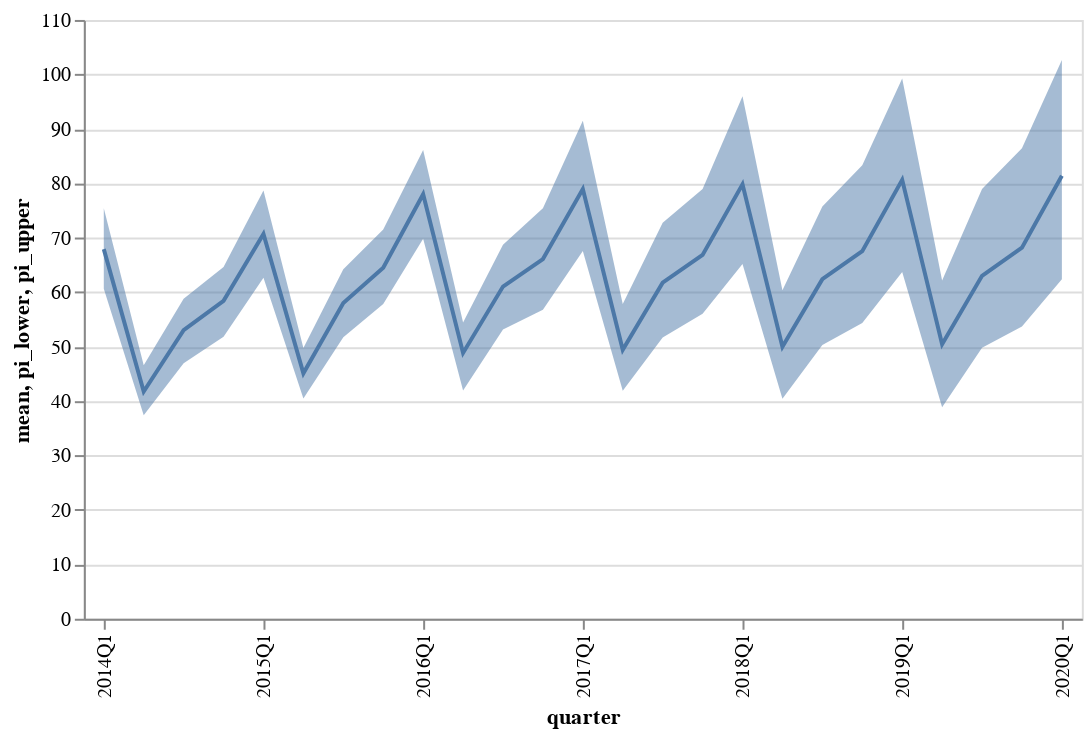

Notebook source saved alongside this figure:
### Code cell
line + band

### Figure 1 — Vega-Lite specification as saved in the notebook (floating-point values rounded to 4 significant figures)
{"config": {"view": {"continuousWidth": 400, "continuousHeight": 300}}, "layer": [{"mark": "line", "encoding": {"x": {"type": "ordinal", "axis": {"values": ["2014Q1", "2015Q1", "2016Q1", "2017Q1", "2018Q1", "2019Q1", "2020Q1"]}, "field": "quarter"}, "y": {"type": "quantitative", "field": "mean"}}}, {"mark": {"type": "area", "opacity": 0.5}, "encoding": {"x": {"type": "nominal", "field": "quarter"}, "y": {"type": "quantitative", "field": "pi_lower"}, "y2": {"field": "pi_upper"}}}], "data": {"name": "data-390189f369369459faace4deb3fda10a"}, "$schema": "https://vega.github.io/schema/vega-lite/v4.8.1.json", "datasets": {"data-390189f369369459faace4deb3fda10a": [{"quarter": "2014Q1", "mean": 67.91, "mean_numerical": 68.09, "pi_lower": 60.61, "pi_upper": 75.43}, {"quarter": "2014Q2", "mean": 41.74, "mean_numerical": 41.88, "pi_lower": 37.4, "pi_upper": 46.56}, {"quarter": "2014Q3", "mean": 53.04, "mean_numerical": 52.97, "pi_lower": 46.93, "pi_upper": 58.78}, {"quarter": "2014Q4", "mean": 58.41, "mean_numerical": 58.19, "pi_lower": 51.8, "pi_upper": 64.62}, {"quarter": "2015Q1", "mean": 70.69, "mean_numerical": 70.67, "pi_lower": 62.64, "pi_upper": 78.66}, {"quarter": "2015Q2", "mean": 45.09, "mean_numerical": 45.09, "pi_lower": 40.45, "pi_upper": 49.75}, {"quarter": "2015Q3", "mean": 57.99, "mean_numerical": 57.84, "pi_lower": 51.7, "pi_upper": 64.19}, {"quarter": "2015Q4", "mean": 64.48, "mean_numerical": 64.56, "pi_lower": 57.83, "pi_upper": 71.51}, {"quarter": "2016Q1", "mean": 77.99, "mean_numerical": 77.7, "pi_lower": 69.8, "pi_upper": 86.13}, {"quarter": "2016Q2", "mean": 48.84, "mean_numerical": 48.69, "pi_lower": 41.95, "pi_upper": 54.42}, {"quarter": "2016Q3", "mean": 61.03, "mean_numerical": 60.68, "pi_lower": 53.16, "pi_upper": 68.7}, {"quarter": "2016Q4", "mean": 66.08, "mean_numerical": 65.95, "pi_lower": 56.74, "pi_upper": 75.43}, {"quarter": "2017Q1", "mean": 78.94, "mean_numerical": 78.91, "pi_lower": 67.55, "pi_upper": 91.5}, {"quarter": "2017Q2", "mean": 49.42, "mean_numerical": 49.44, "pi_lower": 41.91, "pi_upper": 57.84}, {"quarter": "2017Q3", "mean": 61.74, "mean_numerical": 61.68, "pi_lower": 51.65, "pi_upper": 72.73}, {"quarter": "2017Q4", "mean": 66.83, "mean_numerical": 66.85, "pi_lower": 56.03, "pi_upper": 78.95}, {"quarter": "2018Q1", "mean": 79.81, "mean_numerical": 79.71, "pi_lower": 65.15, "pi_upper": 95.97}, {"quarter": "2018Q2", "mean": 49.95, "mean_numerical": 49.87, "pi_lower": 40.43, "pi_upper": 60.34}, {"quarter": "2018Q3", "mean": 62.39, "mean_numerical": 62.22, "pi_lower": 50.27, "pi_upper": 75.74}, {"quarter": "2018Q4", "mean": 67.52, "mean_numerical": 67.53, "pi_lower": 54.35, "pi_upper": 83.29}, {"quarter": "2019Q1", "mean": 80.62, "mean_numerical": 80.5, "pi_lower": 63.69, "pi_upper": 99.24}, {"quarter": "2019Q2", "mean": 50.45, "mean_numerical": 50.34, "pi_lower": 38.85, "pi_upper": 62.12}, {"quarter": "2019Q3", "mean": 62.99, "mean_numerical": 62.81, "pi_lower": 49.77, "pi_upper": 78.97}, {"quarter": "2019Q4", "mean": 68.15, "mean_numerical": 67.96, "pi_lower": 53.71, "pi_upper": 86.43}, {"quarter": "2020Q1", "mean": 81.37, "mean_numerical": 81.28, "pi_lower": 62.39, "pi_upper": 102.7}]}}
